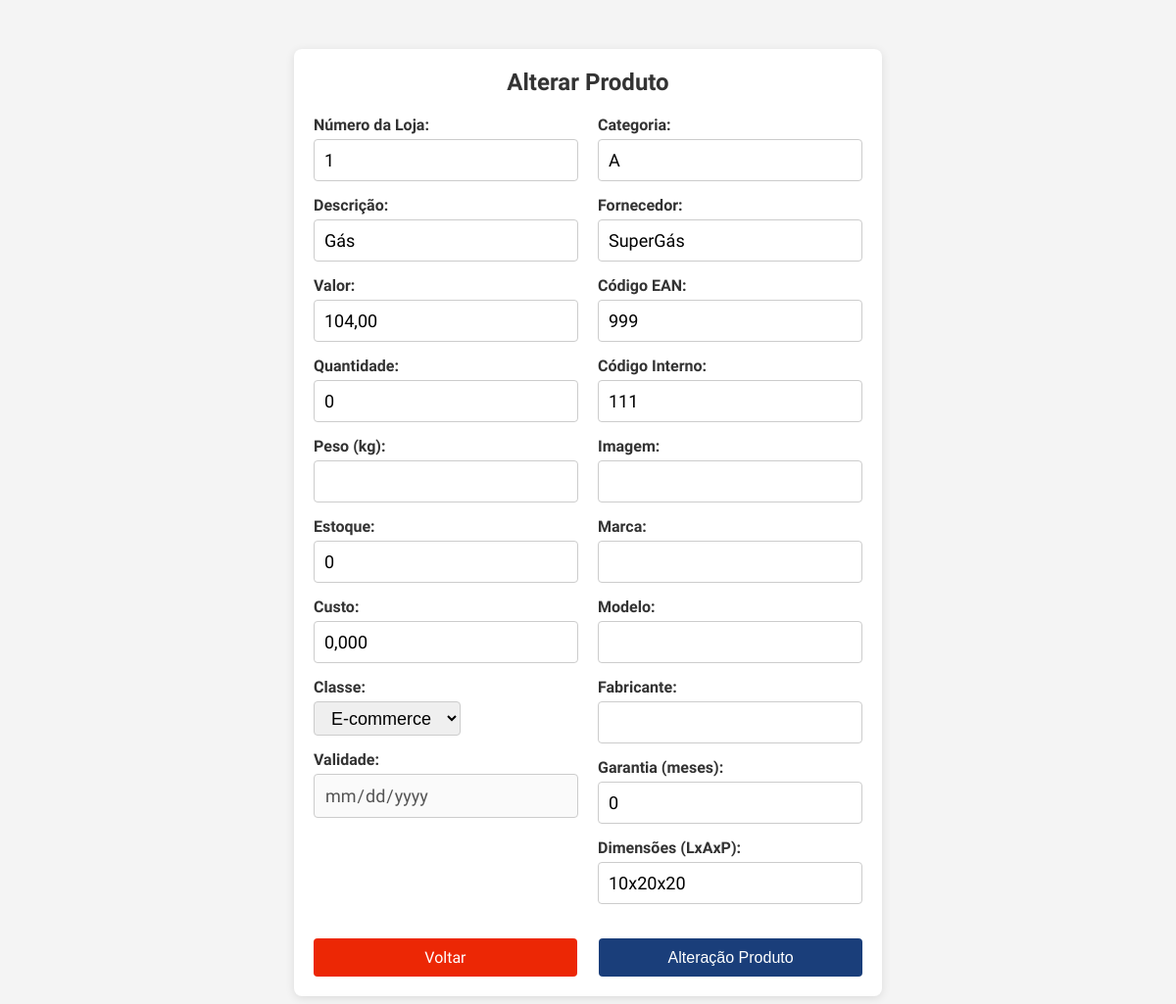
Page /System/Produtos/EditaProd.php?id=1 on the committed database.
### tables this page shows
CREATE TABLE IF NOT EXISTS `produto` (
  `P_NroLoja` int DEFAULT NULL,
  `P_ID_Produto` int NOT NULL,
  `P_Descricao` mediumtext NOT NULL,
  `P_Valor` decimal(10,2) DEFAULT NULL,
  `P_Classe` int NOT NULL,
  `P_Quantidade` int NOT NULL DEFAULT '0',
  `P_FlagPeso` char(1) DEFAULT NULL,
  `P_Dimensoes` varchar(100) DEFAULT NULL,
  `P_Categoria` varchar(100) DEFAULT NULL,
  `P_Fornecedor` varchar(100) DEFAULT NULL,
  `P_EANVALIDO` varchar(50) DEFAULT NULL,
  `P_DataCadastro` date DEFAULT NULL,
  `P_Data_Criacao` timestamp NOT NULL DEFAULT CURRENT_TIMESTAMP,
  `P_Ultima_Atualizacao` timestamp NOT NULL DEFAULT CURRENT_TIMESTAMP ON UPDATE CURRENT_TIMESTAMP,
  `P_Codigo_Interno` int NOT NULL,
  `P_Validade` date DEFAULT NULL,
  `P_Estoque` int DEFAULT NULL,
  `P_Custo` decimal(10,3) DEFAULT NULL,
  `P_Imagem` varchar(255) DEFAULT NULL,
  `P_Marca` varchar(100) DEFAULT NULL,
  `P_Modelo` varchar(100) DEFAULT NULL,
  `P_Fabricante` varchar(100) DEFAULT NULL,
  `P_Garantia` int DEFAULT NULL,
  PRIMARY KEY (`P_ID_Produto`)
);

### System/Produtos/EditaProd.php (the view, shortened to what this page needs)
<?php
require("../conecta_2.php");
if (isset($_GET['id']) && is_numeric($_GET['id'])) {
    $id = intval($_GET['id']);
    $sql = "SELECT `P_NroLoja`, `P_ID_Produto`, `P_Descricao`, `P_Valor`, `P_Classe`, `P_Quantidade`, `P_FlagPeso`, `P_Dimensoes`, `P_Categoria`, `P_Fornecedor`, `P_EANVALIDO`, `P_Data_Criacao`, `P_Ultima_Atualizacao`, `P_Codigo_Interno`, `P_Validade`, `P_Estoque`, `P_Custo`, `P_Imagem`, `P_Marca`, `P_Modelo`, `P_Fabricante`, `P_Garantia` FROM `produto` WHERE `P_ID_Produto` = ?";
    $stmt = $mysqli->prepare($sql);
    $stmt->bind_param("i", $id);
    $stmt->execute();
    $result = $stmt->get_result();
    if ($result->num_rows > 0) {
        $produto = $result->fetch_assoc();
    } else {
        echo "Produto não encontrado.";
        exit();
    }
} else {
    echo "ID do produto não especificado ou inválido.";
    exit();
}
?>
<!DOCTYPE html>
<html lang="pt-BR">
<head>
    <link rel="stylesheet" href="AdicionarProduto.css">
</head>
<body>
    <div class="container">
        <h1>Alterar Produto</h1>
        <form action="EditaProd.php?id=<?php echo $id; ?>" method="post">
            <div class="grid-container">
                <div class="grid-item">
                    <label for="nro_loja">Número da Loja:</label>
                    <input type="text" id="nro_loja" name="nro_loja" value="<?php echo $produto['P_NroLoja']; ?>" required>
                    <label for="descricao">Descrição:</label>
                    <input type="text" id="descricao" name="descricao" value="<?php echo $produto['P_Descricao']; ?>" required>
                    <label for="valor">Valor:</label>
                    <input type="text" id="valor" name="valor" value="<?php echo number_format($produto['P_Valor'], 2, ',', '.'); ?>" required>
                    <label for="quantidade">Quantidade:</label>
                    <input type="number" id="quantidade" name="quantidade" value="<?php echo $produto['P_Quantidade']; ?>" min="0" required>
                    <label for="peso">Peso (kg):</label>
                    <input type="text" id="peso" name="peso" value="<?php echo $produto['P_FlagPeso']; ?>">
                    <label for="estoque">Estoque:</label>
                    <input type="number" id="estoque" name="estoque" value="<?php echo $produto['P_Estoque']; ?>" min="0">
                    <label for="custo">Custo:</label>
                    <input type="text" id="custo" name="custo" value="<?php echo number_format($produto['P_Custo'], 3, ',', '.'); ?>">
                    <label for="classe">Classe:</label>
                    <select id="classe" name="classe" required>
                        <option value="3" <?php echo ($produto['P_Classe'] == 3) ? 'selected' : ''; ?>>E-commerce</option>
                    </select>
                    <label for="validade">Validade:</label>
                    <input type="date" id="validade" name="validade" value="<?php echo $produto['P_Validade']; ?>" disabled>
                </div>
                <div class="grid-item">
                    <label for="categoria">Categoria:</label>
                    <input type="text" id="categoria" name="categoria" value="<?php echo $produto['P_Categoria']; ?>">
                    <label for="fornecedor">Fornecedor:</label>
                    <input type="text" id="fornecedor" name="fornecedor" value="<?php echo $produto['P_Fornecedor']; ?>">
                    <label for="P_EANVALIDO">Código EAN:</label>
                    <input type="text" id="P_EANVALIDO" name="P_EANVALIDO" value="<?php echo $produto['P_EANVALIDO']; ?>">
                    <label for="codigo_interno">Código Interno:</label>
                    <input type="text" id="codigo_interno" name="codigo_interno" value="<?php echo $produto['P_Codigo_Interno']; ?>">
                    <label for="imagem">Imagem:</label>
                    <input type="text" id="imagem" name="imagem" value="<?php echo $produto['P_Imagem']; ?>">
                    <label for="marca">Marca:</label>
                    <input type="text" id="marca" name="marca" value="<?php echo $produto['P_Marca']; ?>">
                    <label for="modelo">Modelo:</label>
                    <input type="text" id="modelo" name="modelo" value="<?php echo $produto['P_Modelo']; ?>">
                    <label for="fabricante">Fabricante:</label>
                    <input type="text" id="fabricante" name="fabricante" value="<?php echo $produto['P_Fabricante']; ?>">
                    <label for="garantia">Garantia (meses):</label>
                    <input type="number" id="garantia" name="garantia" value="<?php echo $produto['P_Garantia']; ?>" min="0">
                    <label for="dimensoes">Dimensões (LxAxP):</label>
                    <input type="text" id="dimensoes" name="dimensoes" value="<?php echo $produto['P_Dimensoes']; ?>">
                </div>
            </div>
            <div class="button-container">
            <a href="ConsultaProduto.php" class="button">Voltar</a>
                <button type="submit">Alteração Produto</button>
            </div>
        </form>
    </div>
</body>
</html>

### System/Produtos/AdicionarProduto.css (style rules this page uses)
* { margin: 0; padding: 0; box-sizing: border-box; }
body { background-color: #f4f4f4; font-family: "Electrolize", sans-serif; }
.container { width: 600px; margin: 50px auto; padding: 20px; background-color: #fff; box-shadow: 0 2px 10px rgba(0, 0, 0, 0.1); border-radius: 8px; }
h1 { font-family: "Electrolize", sans-serif; text-align: center; margin-bottom: 20px; font-size: 24px; color: #333; }
form { display: flex; flex-direction: column; }
.grid-container { display: grid; grid-template-columns: 1fr 1fr; gap: 20px; }
.grid-item { display: flex; flex-direction: column; }
label { margin-bottom: 5px; font-weight: bold; color: #333; }
input[type="text"], input[type="number"], input[type="date"], textarea { width: 100%; padding: 10px; margin-bottom: 15px; border: 1px solid #ccc; border-radius: 4px; font-size: 18px; font-family: "Electrolize", sans-serif; }
.button-container { display: flex; justify-content: space-between; margin-top: 20px; }
button { padding: 10px; background-color: #1a3e7a; color: white; border: none; border-radius: 4px; cursor: pointer; font-size: 16px; width: 48%; }
.button { display: inline-block; padding: 10px; background-color: #ec2705; color: white; text-align: center; text-decoration: none; border-radius: 4px; font-size: 16px; width: 48%; }
select { width: 150px; height: 35px; font-size: 18px; padding: 5px; margin-bottom: 15px; text-align: center; border: 1px solid #ccc; border-radius: 4px; }

### rows in the picture
produto: nro_loja "1", descricao "Gás", valor "104,00", quantidade "0", estoque "0", custo "0,000", classe "E-commerce", categoria "A", fornecedor "SuperGás", P_EANVALIDO "999", codigo_interno "111", garantia "0", dimensoes "10x20x20"
